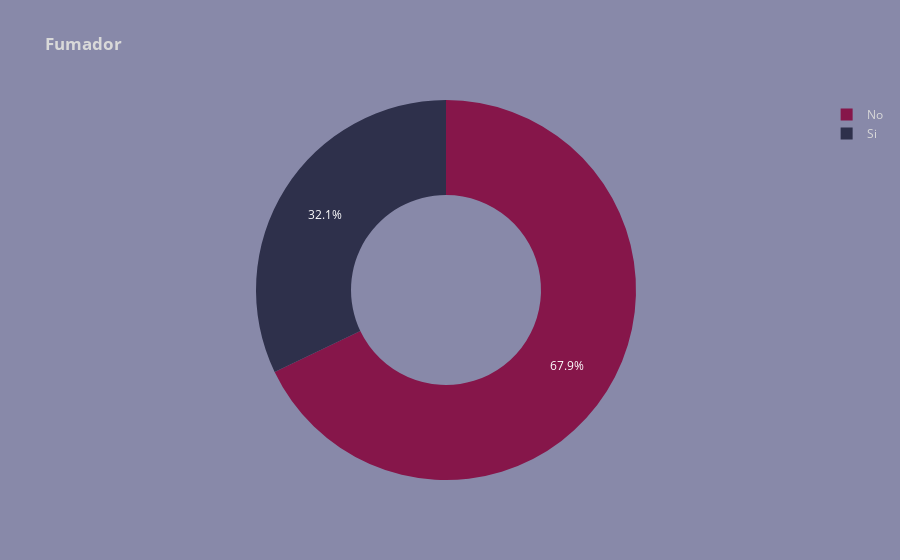

The cell this chart's notebook holds for it:
### Code cell
Fumador = HA['Fumador'].value_counts().reset_index(name='count')
fig_donut_fumador = px.pie(Fumador, 
                         names='Fumador',  
                         values='count', 
                         color = 'Fumador',
                         color_discrete_map={
                                "Si": "#2e304b",
                                "No": "#86164a"},
                         title='<b>Fumador</b>',
                         hole=0.5)
fig_donut_fumador.update_layout(paper_bgcolor='#8889a9', plot_bgcolor='#8889a9', font=dict(color='#d9d9d9'))

### Figure 1 — Plotly figure (JSON) as saved in the notebook; plotly's stock layout.template omitted (floating-point values rounded to 4 significant figures)
{"data": [{"customdata": [["No"], ["Si"]], "domain": {"x": [0, 1], "y": [0, 1]}, "hole": 0.5, "hovertemplate": "Fumador=%{customdata[0]}<br>count=%{value}<extra></extra>", "labels": ["No", "Si"], "legendgroup": "", "marker": {"colors": ["#86164a", "#2e304b"]}, "name": "", "showlegend": true, "type": "pie", "values": [203, 96]}], "layout": {"font": {"color": "#d9d9d9"}, "legend": {"tracegroupgap": 0}, "paper_bgcolor": "#8889a9", "plot_bgcolor": "#8889a9", "title": {"text": "<b>Fumador</b>"}}}
